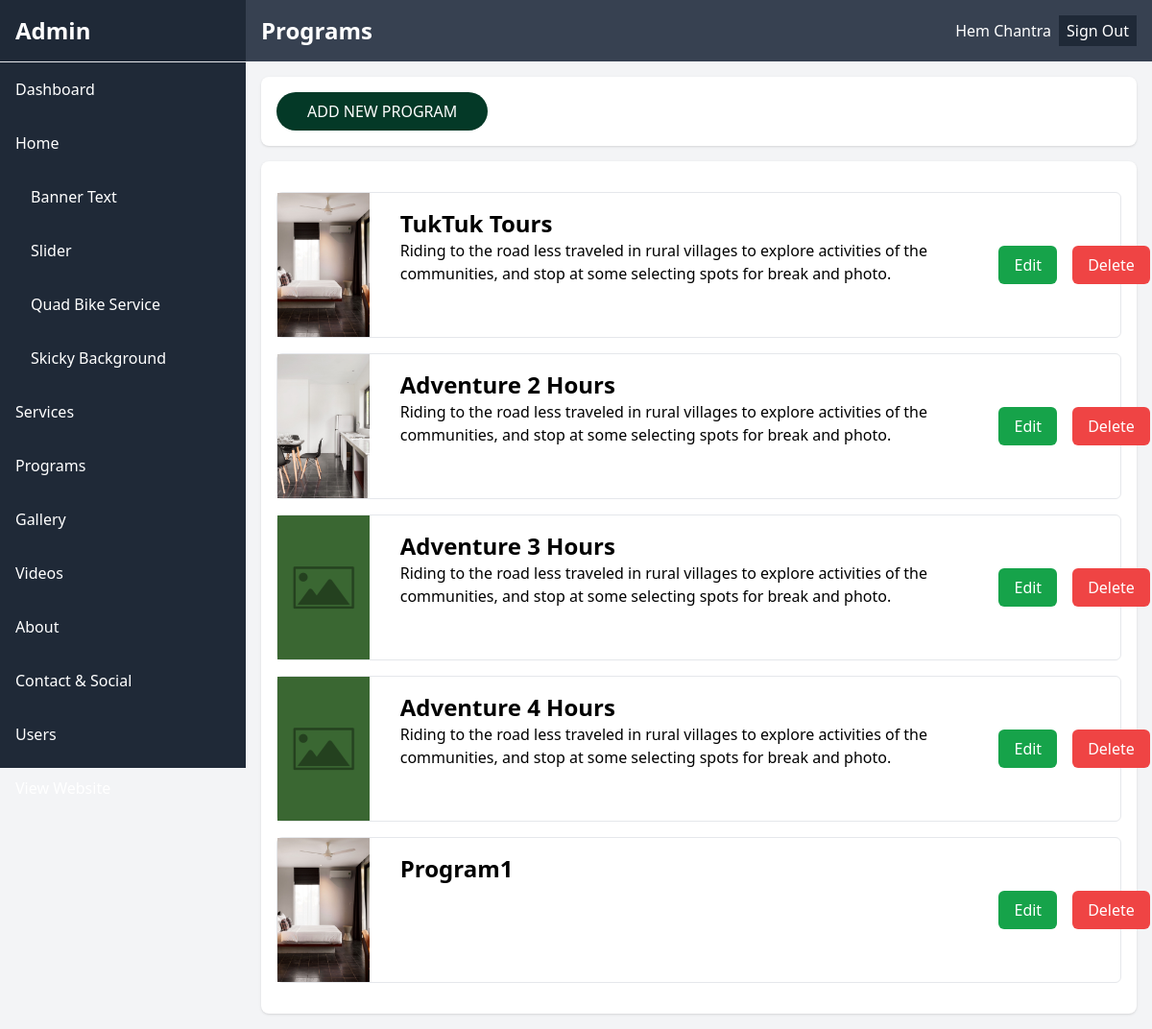
Page /backend/program.php (signed in) on the committed database.
### tables this page shows
CREATE TABLE `services_and_programs` (
  `sp_id` int(11) NOT NULL,
  `category_list` varchar(255) DEFAULT NULL,
  `sp_name` varchar(255) DEFAULT NULL,
  `sp_sub_name` varchar(255) DEFAULT NULL,
  `sp_price` varchar(255) DEFAULT NULL,
  `sp_departure_time` varchar(255) DEFAULT NULL,
  `sp_short_description` text DEFAULT NULL,
  `sp_description` text DEFAULT NULL,
  `sp_inclusion` text DEFAULT NULL,
  `sp_notes` text DEFAULT NULL,
  `sp_banner` varchar(255) DEFAULT NULL,
  `sp_gallery_image_path` varchar(255) DEFAULT NULL,
  `is_featured` varchar(3) DEFAULT NULL,
  `book_url` varchar(300) DEFAULT NULL
);

### backend/program.php (the view, shortened to what this page needs)
<?php include 'header.php';
?>
</head>
<body class="bg-gray-100 font-sans leading-normal tracking-normal">
    <aside class="w-64 bg-gray-800 text-white flex-shrink-0 fixed h-screen z-50">
        <div class="p-4 text-2xl font-bold border-b">Admin</div>
        <?php include 'nav.php' ?>
    </aside>
    <div class="flex-1" style="margin-left: 256px;">
    <header class="flex items-center justify-between fixed top-0 p-4 bg-gray-700 text-white"
            style="width: calc(100% - 256px);">
            <h1 class="text-2xl font-bold">Programs</h1>
            <?php include 'sign-out.php' ?>
        </header>
        <div class="" style="height: 80px;">&nbsp;</div>
        <section class="p-4 mx-4 bg-white shadow rounded-lg">
            <div class="flex items-center">
                <button onclick="location.href='add_program.php'" class="btn-primary">Add New Program</button>
            </div>
        </section>
        <section class="p-4 m-4 bg-white shadow rounded-lg">
            <?php
            $sp = "SELECT * FROM services_and_programs WHERE category_list = 'Program'";
            $sp_result = $db->query($sp);
            if ($sp_result->num_rows >= 0) {
                while ($sp_data = $sp_result->fetch_assoc()) {
                    $sp_id = $sp_data['sp_id'];
                    $sp_banner = $sp_data['sp_banner'];
                    if (is_null($sp_banner) || $sp_banner == '') {
                        $banner = 'no-image.png';
                    } else {
                        $banner = $sp_banner;
                    }
                    $sp_name = $sp_data['sp_name'];
                    $sp_short_description = $sp_data['sp_short_description'];
                    ?>
                    <div class="grid grid-cols-8 gap-4 my-4 border rounded-md">
                        <div class="h-[150px]"
                            style="background: #3A6732 url(../sources/images/<?php echo $banner ?>); background-repeat: no-repeat; background-position: center; background-size: cover;">
                        </div>
                        <div class="col-span-6 p-4">
                            <div class="text-2xl font-semibold"><?php echo $sp_name; ?></div>
                            <div><?php echo $sp_short_description; ?></div>
                        </div>
                        <div class="p-4 flex items-center justify-center gap-4">
                            <a href="edit_sp_general_info?editid=<?php echo $sp_id ?>"
                                class="block text-white bg-green-600 rounded-md px-4 py-2">Edit</a>
                            <a href="#" class="block text-white bg-red-500 rounded-md px-4 py-2" data-id="<?php echo $sp_id ?>"
                                onclick="confirmDelete(this)">Delete</a>
                        </div>
                    </div>
                    <?php
                }
            }
            ?>
        </section>
    </div>
    <?php include 'footer.php' ?>

### sources/css/style-out.css (style rules this page uses)
html, :host { line-height: 1.5; -webkit-text-size-adjust: 100%; -moz-tab-size: 4; -o-tab-size: 4; tab-size: 4; font-family: ui-sans-serif, system-ui, sans-serif, "Apple Color Emoji", "Segoe UI Emoji", "Segoe UI Symbol", "Noto Color Emoji"; font-feature-settings: normal; font-variation-settings: normal; -webkit-tap-highlight-color: transparent; }
body { margin: 0; line-height: inherit; }
h1, h2, h3, h4, h5, h6 { font-size: inherit; font-weight: inherit; }
a { color: inherit; text-decoration: inherit; }
button, input, optgroup, select, textarea { font-family: inherit; font-feature-settings: inherit; font-variation-settings: inherit; font-size: 100%; font-weight: inherit; line-height: inherit; letter-spacing: inherit; color: inherit; margin: 0; padding: 0; }
button, select { text-transform: none; }
button, input:where([type='button']), input:where([type='reset']), input:where([type='submit']) { -webkit-appearance: button; background-color: transparent; background-image: none; }
blockquote, dl, dd, h1, h2, h3, h4, h5, h6, hr, figure, p, pre { margin: 0; }
button, [role="button"] { cursor: pointer; }
.fixed { position: fixed; }
.top-0 { top: 0px; }
.z-50 { z-index: 50; }
.col-span-6 { grid-column: span 6 / span 6; }
.m-4 { margin: 1rem; }
.mx-4 { margin-left: 1rem; margin-right: 1rem; }
.my-4 { margin-top: 1rem; margin-bottom: 1rem; }
.block { display: block; }
.flex { display: flex; }
.grid { display: grid; }
.h-\[150px\] { height: 150px; }
.h-screen { height: 100vh; }
.w-64 { width: 16rem; }
.flex-1 { flex: 1 1 0%; }
.flex-shrink-0 { flex-shrink: 0; }
.grid-cols-8 { grid-template-columns: repeat(8, minmax(0, 1fr)); }
.items-center { align-items: center; }
.justify-center { justify-content: center; }
.justify-between { justify-content: space-between; }
.gap-4 { gap: 1rem; }
.rounded-lg { border-radius: 0.5rem; }
.rounded-md { border-radius: 0.375rem; }
.border { border-width: 1px; }
.border-b { border-bottom-width: 1px; }
.bg-gray-100 { --tw-bg-opacity: 1; background-color: rgb(243 244 246 / var(--tw-bg-opacity)); }
.bg-gray-700 { --tw-bg-opacity: 1; background-color: rgb(55 65 81 / var(--tw-bg-opacity)); }
.bg-gray-800 { --tw-bg-opacity: 1; background-color: rgb(31 41 55 / var(--tw-bg-opacity)); }
.bg-green-600 { --tw-bg-opacity: 1; background-color: rgb(22 163 74 / var(--tw-bg-opacity)); }
.bg-red-500 { --tw-bg-opacity: 1; background-color: rgb(239 68 68 / var(--tw-bg-opacity)); }
.bg-white { --tw-bg-opacity: 1; background-color: rgb(255 255 255 / var(--tw-bg-opacity)); }
.p-4 { padding: 1rem; }
.px-4 { padding-left: 1rem; padding-right: 1rem; }
.py-2 { padding-top: 0.5rem; padding-bottom: 0.5rem; }
.font-sans { font-family: ui-sans-serif, system-ui, sans-serif, "Apple Color Emoji", "Segoe UI Emoji", "Segoe UI Symbol", "Noto Color Emoji"; }
.text-2xl { font-size: 1.5rem; line-height: 2rem; }
.font-bold { font-weight: 700; }
.font-semibold { font-weight: 600; }
.leading-normal { line-height: 1.5; }
.tracking-normal { letter-spacing: 0em; }
.text-white { --tw-text-opacity: 1; color: rgb(255 255 255 / var(--tw-text-opacity)); }
.shadow { --tw-shadow: 0 1px 3px 0 rgb(0 0 0 / 0.1), 0 1px 2px -1px rgb(0 0 0 / 0.1); --tw-shadow-colored: 0 1px 3px 0 var(--tw-shadow-color), 0 1px 2px -1px var(--tw-shadow-color); box-shadow: var(--tw-ring-offset-shadow, 0 0 #0000), var(--tw-ring-shadow, 0 0 #0000), var(--tw-shadow); }

### sources/css/front-custom.css (style rules this page uses)
html, body { padding: 0; margin: 0; }
.btn-primary { background-color: #043927; color: #fff; text-align: center; text-transform: uppercase; padding: 0.5rem 2rem; border-radius: 9999px; }

### rows in the picture
services_and_programs: sp_banner (picture), sp_name "TukTuk Tours", sp_short_description "Riding to the road less traveled in rural villages to explore activities of the communities, and stop at some selecting spots for break and photo."
services_and_programs: sp_banner (picture), sp_name "Adventure 2 Hours", sp_short_description "Riding to the road less traveled in rural villages to explore activities of the communities, and stop at some selecting spots for break and photo."
services_and_programs: sp_name "Adventure 3 Hours", sp_short_description "Riding to the road less traveled in rural villages to explore activities of the communities, and stop at some selecting spots for break and photo."
services_and_programs: sp_name "Adventure 4 Hours", sp_short_description "Riding to the road less traveled in rural villages to explore activities of the communities, and stop at some selecting spots for break and photo."
services_and_programs: sp_banner (picture), sp_name "Program1"

### other values in the picture
$_SESSION['user_fullname'] "Hem Chantra"
